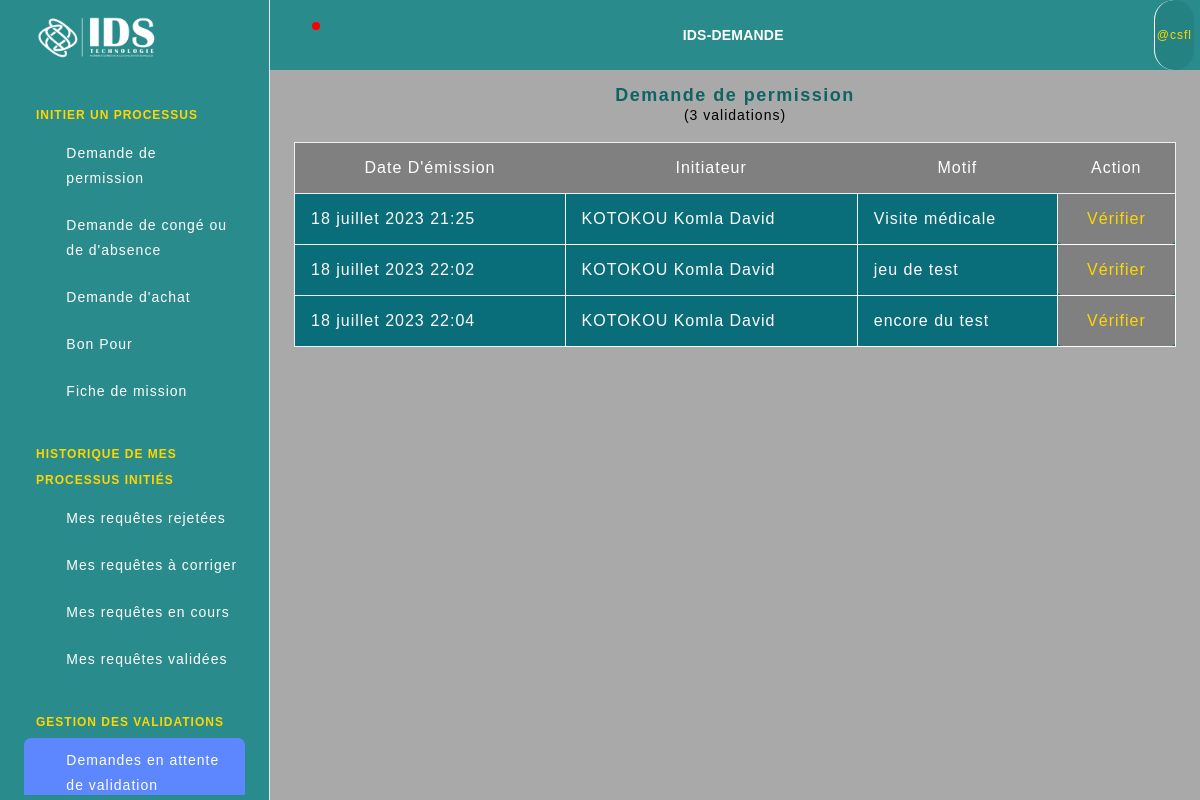
Screenshot of /ids-demande/con/ (signed in) with the database file from the repository.
### applicationidsdemande/models.py (models this page shows, shortened)
class Personnel(AbstractBaseUser, PermissionsMixin):
    POSTE_CHOICES = (
        ('Stagiaire', 'Stagiaire'),
        ('Employe', 'Employé'),
        ('ChefService', 'Chef Service'),
        ('Administrateur', 'Administrateur'),
        ('ServicePersonnel', 'Service Personnel'),
        ('DirecteurGeneral', 'Directeur Général'),
        ('DirecteurDepartement', 'Directeur de Département'),
    )
    SERVICE_CHOICES = (
        ('Aucun', 'Aucun Service Particulier'),
        ('ServiceReseauxClients', 'Service Reseaux et Clients'),
        ('ServiceSupportAlvanet', 'Service Support ALAVANET'),
        ('ServiceLogicielFormation', 'Service Logiciel et Formation'),
        ('ServiceCommercial', 'Service Commercial'),
        ('ServiceAdministratifRessourcesHumaines', 'Service Administratif et des Ressources Humaines'),
        ('EquipeLogistiqueCommerciale', 'Equipe Logistique et Commerciale'),
        ('Direction', 'Direction'),
        ('Administration', 'Administration'),
    )
    DIRECTION_CHOICES = (
        ('Aucune', 'Aucune Direction Particulière'),
        ('DirectionTechnique', 'Direction Technique'),
        ('DirectionCommercialeMarketingCommunication', 'Direction Commerciale, Marketing et Communication'),
        ('DirectionAdministrativeRessourcesHumaines', 'Direction Administrative et des Ressources Humaines'),
    )
    nom = models.CharField(max_length=255)
    prenom = models.CharField(max_length=255)
    username = models.CharField(max_length=30, unique=True)
    email = models.EmailField(unique=True)
    poste = models.CharField(max_length=255, choices=POSTE_CHOICES)
    service = models.CharField(max_length=255, choices=SERVICE_CHOICES)
    direction = models.CharField(max_length=100, choices=DIRECTION_CHOICES, default="")
    telephone = PhoneNumberField()
    is_active = models.BooleanField(default=True)
    is_staff = models.BooleanField(default=False)
    objects = CustomUserManager()
    USERNAME_FIELD = 'username'
    REQUIRED_FIELDS = ['nom', 'prenom', 'email', 'poste', 'service', 'telephone']

class DemandePermission(models.Model):
    initiateur = models.ForeignKey(Personnel, on_delete=models.SET_NULL, null=True, blank=True, related_name='demandes_initiees')
    validateurs = models.ManyToManyField(Personnel, blank=True, related_name='demandes_validees')
    rejeteurs_strict = models.ManyToManyField(Personnel, blank=True, related_name='demandes_strictements_rejetees')
    rejeteurs_pour_correction = models.ManyToManyField(Personnel, blank=True, related_name='demandes_rejetees_pour_corrections')
    valide_par = models.ForeignKey(Personnel, on_delete=models.SET_NULL, null=True, blank=True, related_name='demandes_vérifiees')
    date_emission = models.DateTimeField(default=timezone.now)
    statut = models.CharField(max_length=50, choices=STATUT_CHOICES)
    NomComplet = models.CharField(max_length=100)
    poste = models.CharField(max_length=100, choices=POSTE_CHOICES)
    service = models.CharField(max_length=255, choices=SERVICE_CHOICES)
    direction = models.CharField(max_length=100, choices=DIRECTION_CHOICES, default="")
    motif = models.TextField()
    lieu = models.CharField(max_length=100)
    date_heure_sortie = models.DateTimeField()
    date_heure_retour = models.DateTimeField()
    raison_rejet = models.TextField(blank=True, null=True)

### applicationidsdemande/views.py (the view)
# urls.py: path('con/', controle, name="controle"),
@login_required(login_url="/")
def controle(request):
    user = request.user
    if user.poste == 'ChefService':
        demandes = DemandePermission.objects.filter(statut='attente_CS', service=user.service)
    elif user.poste == 'DirecteurDepartement':
        demandes = DemandePermission.objects.filter(statut='attente_DS', direction=user.direction)
    elif user.poste == 'ServicePersonnel':
        demandes = DemandePermission.objects.filter(statut='attente_SP')
    elif user.poste == 'DirecteurGeneral':
        demandes = DemandePermission.objects.filter(statut='attente_DG')
    else:
        return redirect('applicationidsdemande:erreur')
    total_demandes = demandes.count()
    context = {
        'demandes': demandes,
        'total_demandes': total_demandes,
        'poste': user.poste,
    }
    return render(request, 'controle.html', context)

### templates/controle.html (shortened to what this page needs)
{% extends 'base2.html' %}
{% load static %}
        {% block content %}
        <div class="text-center">
            <h1>Demande de permission</h1>
            <p class="nbr-total">({{ total_demandes }} validations)</p>
            </div>
        <div class="table-responsive">
            {% if total_demandes > 0 %}
            <table class="table">
            <thead>
            <tr>
                <th scope="col">Date d'émission</th>
                <th scope="col">Initiateur</th>
                <th scope="col">Motif</th>
                <th scope="col">Action</th>
            </tr>
            </thead>
            <tbody>
            {% for demande in demandes %}
            <tr>
                <th scope="row" style="font-weight: normal; min-width: 210px;">{{ demande.date_emission }}</th>
                <td>{{ demande.NomComplet }}</td>
            <td>{{ demande.motif }}</td>
            <td class="champ-3" style="background-color: gray; text-align: center;"><a href="{% url 'applicationidsdemande:valider_demande' demande.id %}">Vérifier</a></td>
            </tr>
            {% endfor %}
            </tbody>
        </table>
        {% else %}
        <div class="empty container">Aucune validation en attente.</div>
        {% endif %}
        </div>
        {% endblock %}

### templates/base2.html (shortened to what this page needs)
{% load static %}
<head>
  <link rel="stylesheet" href="{% static 'css/styles.min.css' %}"/>
</head>
<body>
  <div class="page-wrapper" id="main-wrapper" data-layout="vertical" data-navbarbg="skin6" data-sidebartype="full"
    data-sidebar-position="fixed" data-header-position="fixed">
    <aside class="left-sidebar">
      <div>
        <div class="brand-logo d-flex align-items-center justify-content-between">
          <a href="#" class="text-nowrap logo-img">
            <img class="logo" src="{% static '/images/idslogo.png' %}" alt="idslogo" width="150" height="75">
        </a>
        </div>
        <nav class="sidebar-nav scroll-sidebar" data-simplebar="">
          <ul id="sidebarnav">
            {% if user.poste != 'DirecteurGeneral' %}
            <li class="nav-small-cap">
                <span class="hide-menu hide-menu-title">INITIER UN PROCESSUS</span>
            </li>
            <li class="sidebar-item">
                <a class="sidebar-link" href="{% url 'applicationidsdemande:demande_permission' %}" aria-expanded="false">
                    <span>
                        <i class="ti ti-file-description"></i>
                    </span>
                    <span class="hide-menu">Demande de <br> permission</span>
                </a>
            </li>
            <li class="sidebar-item">
                <a class="sidebar-link" href="#" aria-expanded="false">
                    <span>
                        <i class="ti ti-file-description"></i>
                    </span>
                    <span class="hide-menu">Demande de congé ou <br> de d'absence</span>
                </a>
            </li>
            <li class="sidebar-item">
                <a class="sidebar-link" href="#" aria-expanded="false">
                    <span>
                        <i class="ti ti-file-description"></i>
                    </span>
                    <span class="hide-menu">Demande d'achat</span>
                </a>
            </li>
            <li class="sidebar-item">
                <a class="sidebar-link" href="#" aria-expanded="false">
                    <span>
                        <i class="ti ti-file-description"></i>
                    </span>
                    <span class="hide-menu">Bon Pour</span>
                </a>
            </li>
            <li class="sidebar-item">
                <a class="sidebar-link" href="#" aria-expanded="false">
                    <span>
                        <i class="ti ti-file-description"></i>
                    </span>
                    <span class="hide-menu">Fiche de mission</span>
                </a>
            </li>
            <li class="nav-small-cap">
              <span class="hide-menu hide-menu-title">HISTORIQUE DE MES PROCESSUS INITIÉS</span>
            </li>
            <li class="sidebar-item">
                <a class="sidebar-link" href="{% url 'applicationidsdemande:demandes_rejetees_initiateur' %}" aria-expanded="false">
                  <span>
                    <i class="ti ti-alert-circle"></i>
                  </span>
                  <span class="hide-menu">Mes requêtes rejetées</span>
                </a>
              </li>
              <li class="sidebar-item">
                <a class="sidebar-link" href="{% url 'applicationidsdemande:demandes_a_corriger_initiateur' %}" aria-expanded="false">
                  <span>
                    <i class="ti ti-alert-circle"></i>
                  </span>
                  <span class="hide-menu">Mes requêtes à corriger</span>
                </a>
              </li>
              <li class="sidebar-item">
                <a class="sidebar-link" href="{% url 'applicationidsdemande:demandes_encours_initiateur' %}" aria-expanded="false">
                  <span>
                    <i class="ti ti-alert-circle"></i>
                  </span>
                  <span class="hide-menu">Mes requêtes en cours</span>
                </a>
              </li>
              <li class="sidebar-item">
                <a class="sidebar-link" href="{% url 'applicationidsdemande:demandes_validees_initiateur' %}" aria-expanded="false">
                  <span>
                    <i class="ti ti-alert-circle"></i>
                  </span>
                  <span class="hide-menu">Mes requêtes validées</span>
                </a>
              </li>
              {% endif %}
              {% if user.poste == 'DirecteurGeneral' or user.poste == 'ServicePersonnel' or user.poste == 'DirecteurDepartement' or user.poste == 'ChefService' %}
              <li class="nav-small-cap">
              <span class="hide-menu hide-menu-title">GESTION DES VALIDATIONS</span>
            </li>
            <li class="sidebar-item">
              <a class="sidebar-link" href="{% url 'applicationidsdemande:controle' %}" aria-expanded="false">
                <span>
                  <i class="ti ti-aperture"></i>
                </span>
                <span class="hide-menu">Demandes en attente <br> de validation</span>
              </a>
            </li>
            {% endif %}
          </ul>
        </nav>
      </div>
    </aside>
    <div class="body-wrapper">
      <header class="app-header">
        <nav class="navbar navbar-expand-lg navbar-light">
          <ul class="navbar-nav">
            <li class="nav-item">
              <a class="nav-link" href="{% url 'applicationidsdemande:notifications' %}">
                <i class="ti ti-bell-ringing notification-icone"></i>
                <div class="notification rounded-circle notification-point"></div>
              </a>
            </li>
          </ul>
          <div class="navbar-collapse justify-content-end px-0" id="navbarNav">
            <ul class="navbar-nav flex-row ms-auto align-items-center justify-content-end">
              <li class="nav-item dropdown haut-ids-demande">IDS-DEMANDE</li>
            </ul>
          </div>
          <div class="navbar-collapse justify-content-end px-0" id="navbarNav">
            <ul class="navbar-nav flex-row ms-auto align-items-center justify-content-end">
              <li class="nav-item dropdown">
                <span class="nav-link" href="#" id="drop2" data-bs-toggle="dropdown"
                  aria-expanded="false"> <span class="utilisateur-connecte">@{{ user.username }}</span>
                </span>
              </li>
            </ul>
          </div>
        </nav>
      </header>
      <div class="container-fluid">
        {% block content %}
        {% endblock %}
      </div>
    </div>
  </div>
</body>
</html>

### templates/base2.html (style rules this page uses)
body { font-family: Arial, Helvetica, sans-serif; letter-spacing: 1; background-color: darkgray; }
h1 { font-size: 18px; font-weight: bold; font-family: Arial, Helvetica, sans-serif; letter-spacing: 1.5; color: #106363; }
.left-sidebar, .app-header { background: linear-gradient(to bottom right, #298b8b, #298b8b); }
.ti { color: black; }
.notification-icone { color: gold; margin-left: -15px; }
.notification { background-color: red; }
.utilisateur-connecte { color: gold; font-size: 12px; background-color: rgba(3, 51, 51, 0.1); border-radius: 50px; margin-right: -35px; padding: 0 2px; border-left: solid 1px white; cursor: pointer; }
.haut-ids-demande { color: white; font-weight: bold; letter-spacing: 0.2; }
.hide-menu { color: white; }
.hide-menu-title { color: gold; }
.nbr-total { color: black; margin-top: -10px; }
table { border: 1px white solid; background: linear-gradient(to bottom right, #0a6d7a, #0a6d7a); }
th { font-weight: normal; }
td { border: 1px white solid; border-radius: 5px; }
thead { text-align: center; background: linear-gradient(to bottom right, gray, gray); text-transform: capitalize; color: white; }
tbody { color: white; }
td > a { color: gold; }

### rows the page displays
Personnel: username "csfl"
DemandePermission: date_emission "18 juillet 2023 21:25", NomComplet "KOTOKOU Komla David", motif "Visite médicale"
DemandePermission: date_emission "18 juillet 2023 22:02", NomComplet "KOTOKOU Komla David", motif "jeu de test"
DemandePermission: date_emission "18 juillet 2023 22:04", NomComplet "KOTOKOU Komla David", motif "encore du test"

### other values shown
{{ total_demandes }} "3"
